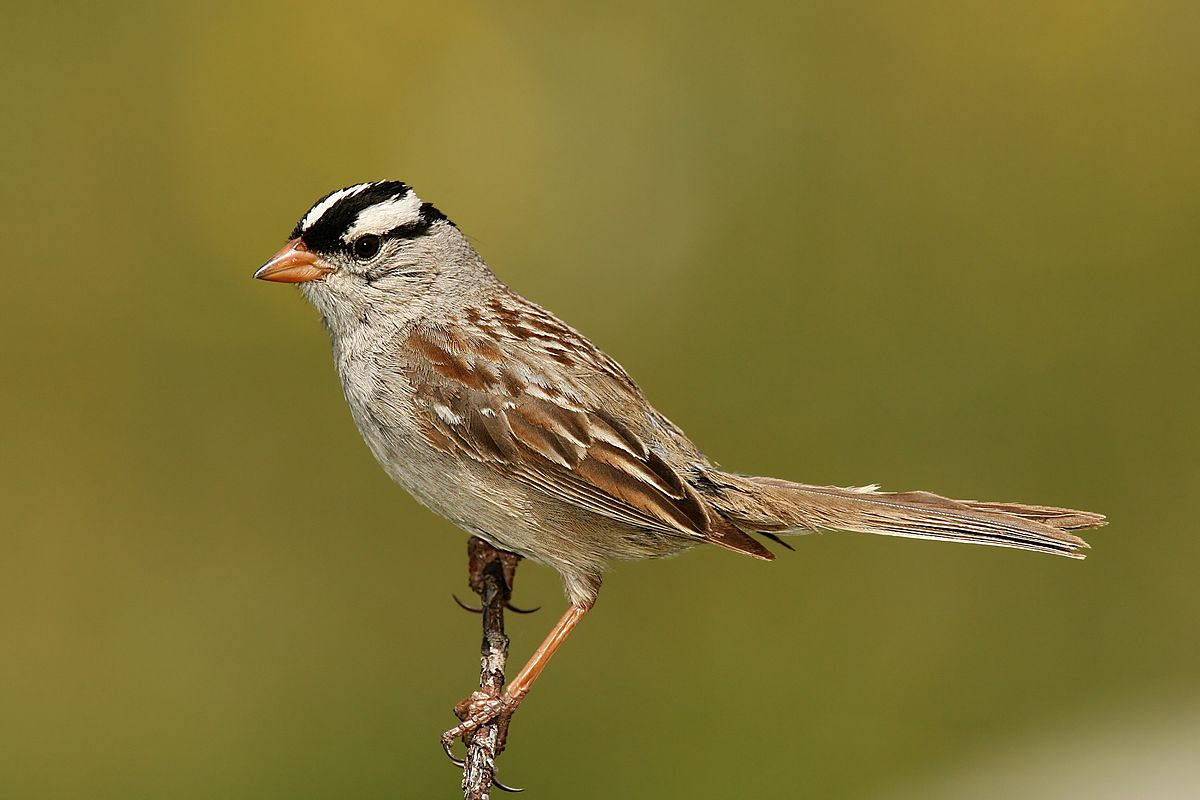
#> input picture AI/OpenCV/Miscellaneous/Image processing/1200px-White-crowned-Sparrow.jpg, 1200 x 800 px
$ jupyter execute 3_Pillow.ipynb   (shell and % lines are left out)   (older library calls are emulated)
#> lines starting #> are read from the running program, lines starting #| are printed output that depends on the picture
# **Pillow**

Python allows image processing using different libraries and one of them is Pillow, which is an open-source Python Imaging Library that adds image processing capabilities to your Python interpreter.

Pillow offers all types of capabilities like image transformation, rotation, resizing, statistics of the image, etc. It supports the extensive file format and is designed to fast access the data stored in pixels.

In this practice session, we explore Pillow and learn about its image processing capabilities.

## **Implementation:**

Like any other library, we will first install pillow using pip install pillow

[cell 1]

import IPython
IPython.Application.instance().kernel.do_shutdown(True)

Importing required library

We will start by importing Image function from PIL. This function is used to process the image and perform operations on it.

[cell 2]
from PIL import Image

Loading the image

We can work on any image of our choice of any format. I am using an image of a bird that I downloaded from google.

[cell 3]
# !wget https://upload.wikimedia.org/wikipedia/commons/thumb/9/92/White-crowned-Sparrow.jpg/1200px-White-crowned-Sparrow.jpg

[cell 4]
img = Image.open("1200px-White-crowned-Sparrow.jpg")
#> img is the input picture: PIL image 1200x800 RGB; mean R, G, B 127.1, 115.5, 51.7
img

**Image processing**

Lets us start the image processing by knowing the mode, size, and the format of the image.

**1. Basic Properties**.

Pillow has inbuilt functions to know the basic properties of the image. Lets us see how we use them to draw some information

[cell 5]
print('Format:',img.format)
#| Format: JPEG
print('Size',img.size)
#| Size (1200, 800)
print('Mode:', img.mode)
#| Mode: RGB

**2. Cropping the Image**

In the cropping section, we will crop the image by creating a box of a particular size and cut it out of the image.

[cell 6]
box1 = (200, 200, 800, 800)
crop1 = img.crop(box1)
crop1

As you can see according to the size of the box we have a cut out from the image which is the cropped version.

**3. Splitting the Image**

As we already know from above that the image is in RGB mode, in this step we will split it into ‘L’ mode i.e. a single channel Luminance.

[cell 7]
R, G, B = img.split()
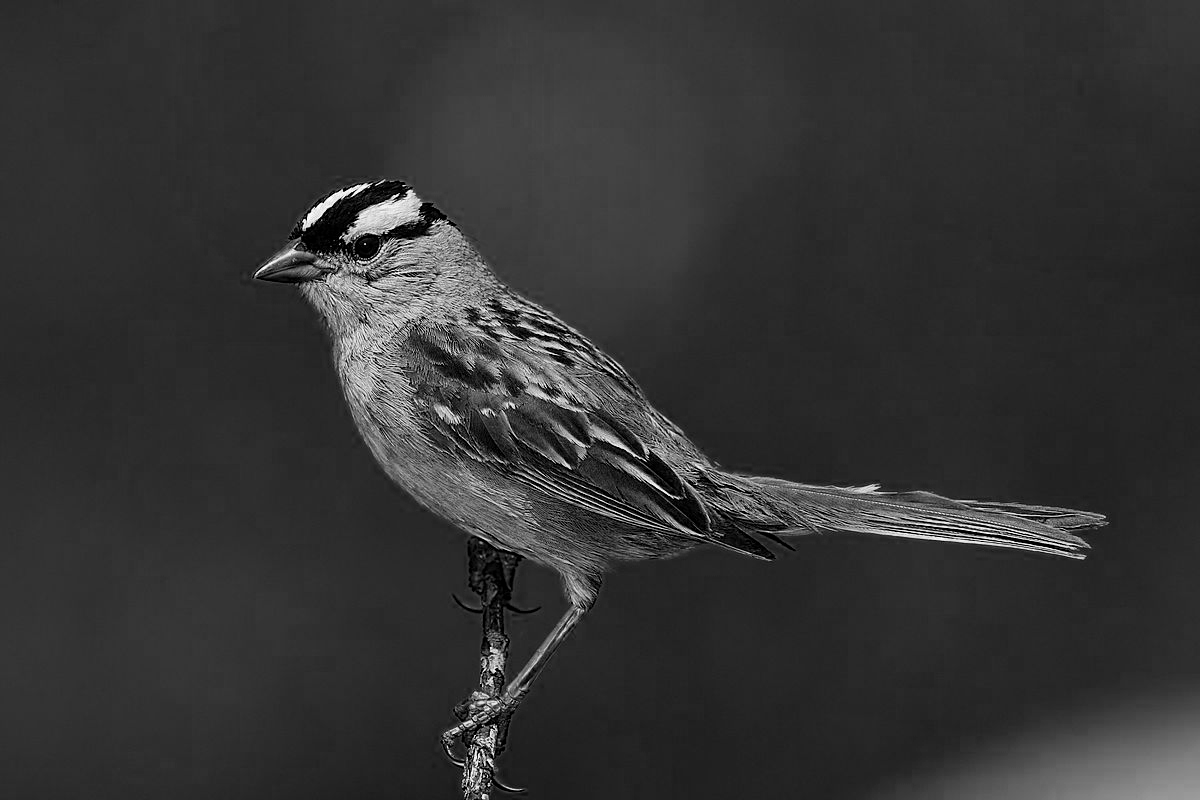
#> B: PIL image 1200x800 L; min 0, max 255, mean 51.7
R

The image is split into three parts with a single channel ‘L’.

**4. Transformations**

Let us analyze different transformation functions. Starting with resizing the image.

Resizing

[cell 8]
resized_image = img.resize((256, 256))
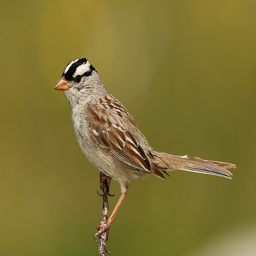
#> resized_image: PIL image 256x256 RGB; mean R, G, B 127.1, 115.5, 51.7
resized_image

Rotating Image

[cell 9]
rotated_image = img.rotate(90)
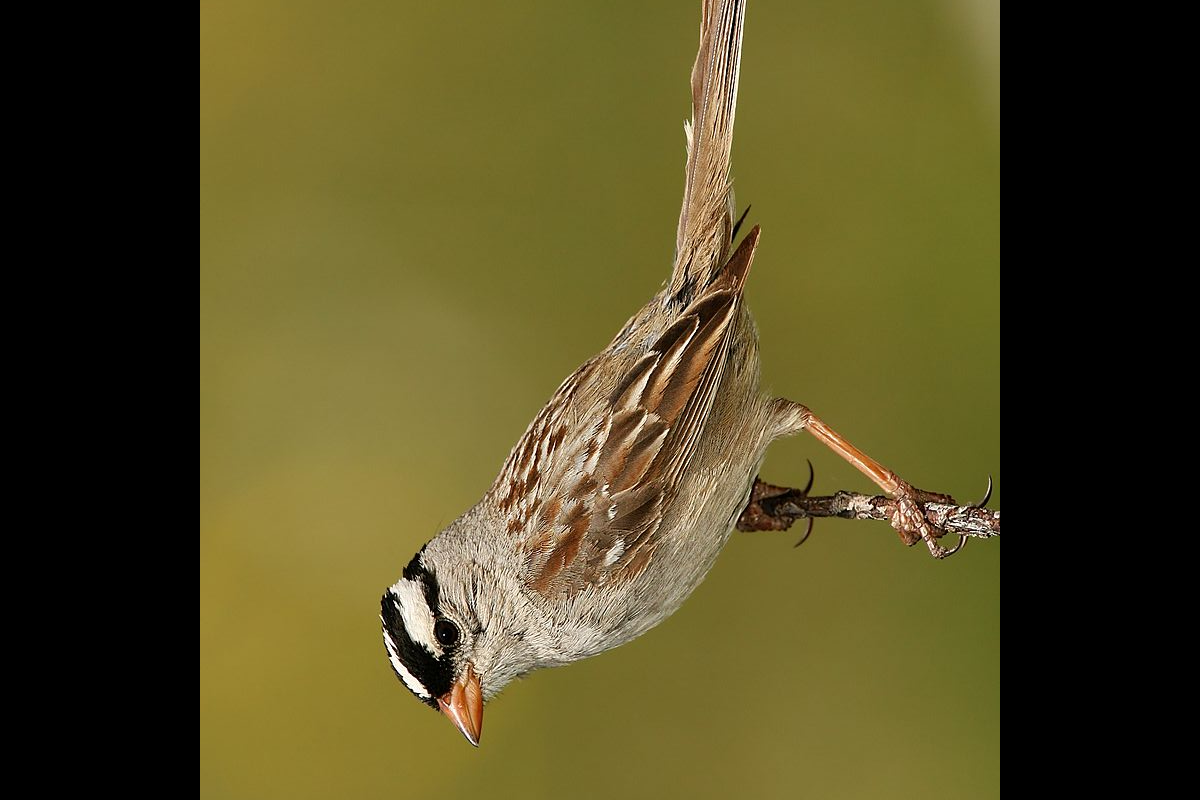
#> rotated_image: PIL image 1200x800 RGB; mean R, G, B 85, 76.9, 36
rotated_image

Transposing Image

[cell 10]
tran_image = img.transpose(Image.FLIP_TOP_BOTTOM)
tran_image

Changing color

[cell 11]
img1 = img.convert('1')
#> img1: PIL image 1200x800 1; 43.6% white in thin lines or dots
img1

5. Filters

Let us analyze different filters that are defined under the Pillow library.

Blur Image

[cell 12]
from PIL import ImageFilter
blurred = img.filter(ImageFilter.BLUR)
blurred

Sharpen Image

[cell 13]
sharped= img.filter(ImageFilter.BLUR)
sharped

Finding Edges

[cell 14]
edges = sharped.filter(ImageFilter.FIND_EDGES)
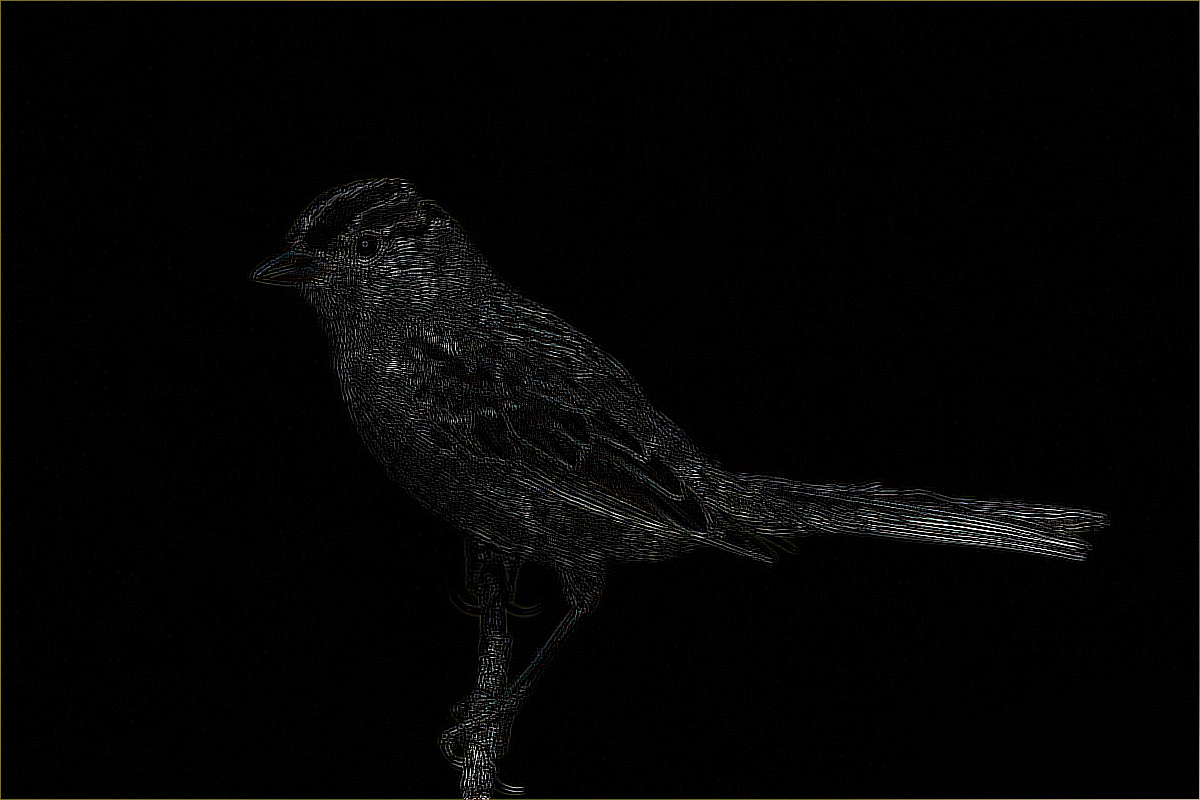
#> edges: PIL image 1200x800 RGB; mean R, G, B 4.5, 4.4, 4.1
edges

Enhancing Edges

[cell 15]
en_edges = sharped.filter(ImageFilter.EDGE_ENHANCE)
en_edges

Emboss Filter

[cell 16]
emb = sharped.filter(ImageFilter.EMBOSS)
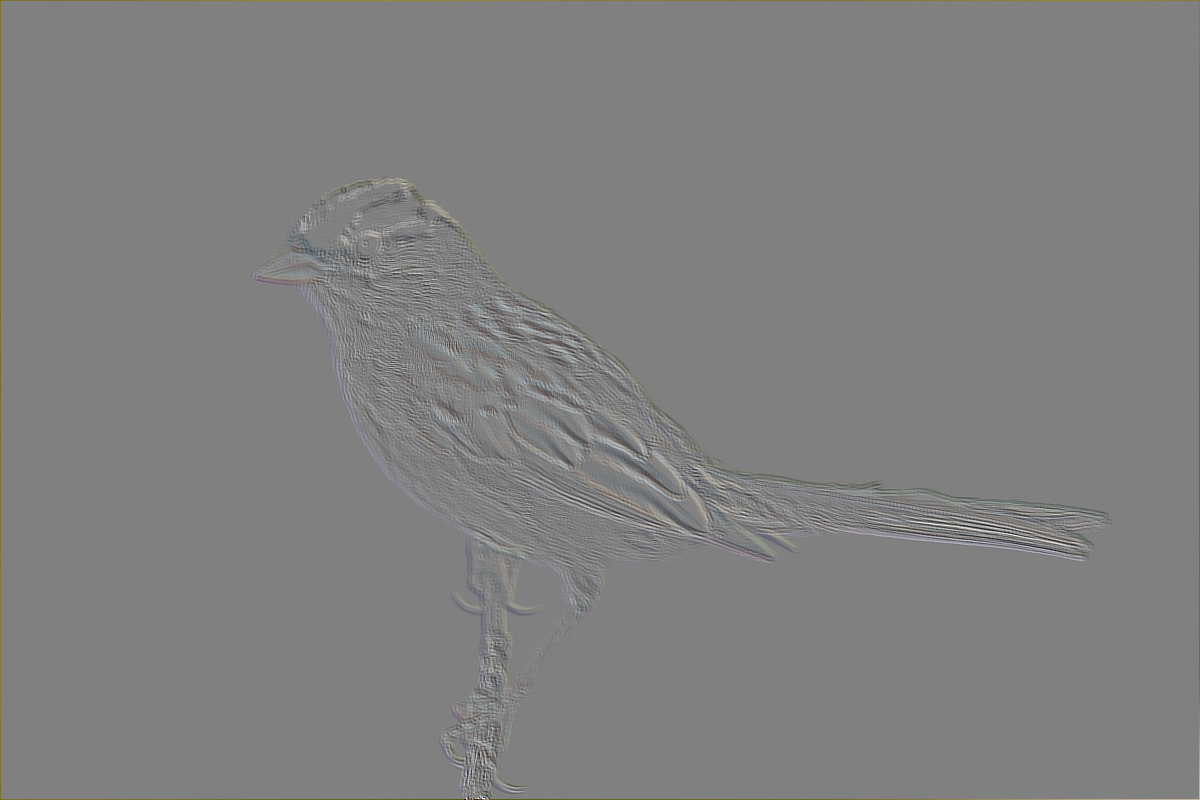
#> emb: PIL image 1200x800 RGB; mean R, G, B 128, 128, 127.7
emb
